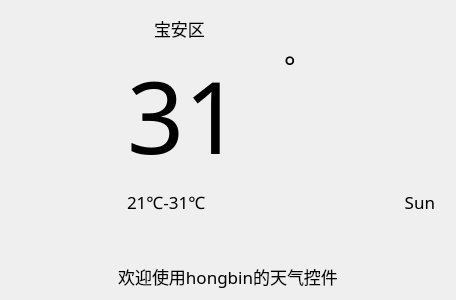
<?xml version="1.0" encoding="UTF-8"?>
<ui version="4.0">
 <class>Widget</class>
 <widget class="QWidget" name="Widget">
  <property name="geometry">
   <rect>
    <x>0</x>
    <y>0</y>
    <width>456</width>
    <height>300</height>
   </rect>
  </property>
  <property name="maximumSize">
   <size>
    <width>456</width>
    <height>300</height>
   </size>
  </property>
  <property name="windowTitle">
   <string>Widget</string>
  </property>
  <layout class="QVBoxLayout" name="verticalLayout_4">
   <item>
    <spacer name="verticalSpacer_5">
     <property name="orientation">
      <enum>Qt::Vertical</enum>
     </property>
     <property name="sizeHint" stdset="0">
      <size>
       <width>20</width>
       <height>7</height>
      </size>
     </property>
    </spacer>
   </item>
   <item>
    <layout class="QHBoxLayout" name="horizontalLayout_5" stretch="0,1,3">
     <property name="rightMargin">
      <number>10</number>
     </property>
     <item>
      <widget class="QLabel" name="label_weather_icon">
       <property name="maximumSize">
        <size>
         <width>260</width>
         <height>240</height>
        </size>
       </property>
       <property name="text">
        <string/>
       </property>
       <property name="pixmap">
        <pixmap resource="icon.qrc">:/icons/weather_icons/duoyun.png</pixmap>
       </property>
       <property name="scaledContents">
        <bool>true</bool>
       </property>
      </widget>
     </item>
     <item>
      <spacer name="horizontalSpacer_2">
       <property name="orientation">
        <enum>Qt::Horizontal</enum>
       </property>
       <property name="sizeHint" stdset="0">
        <size>
         <width>40</width>
         <height>20</height>
        </size>
       </property>
      </spacer>
     </item>
     <item>
      <layout class="QVBoxLayout" name="verticalLayout_3">
       <item>
        <layout class="QVBoxLayout" name="verticalLayout_2">
         <item>
          <layout class="QHBoxLayout" name="horizontalLayout_2">
           <item>
            <widget class="DEFINE_QLABEL" name="label_local_city">
             <property name="maximumSize">
              <size>
               <width>21</width>
               <height>21</height>
              </size>
             </property>
             <property name="text">
              <string/>
             </property>
             <property name="pixmap">
              <pixmap resource="icon.qrc">:/icons/local.png</pixmap>
             </property>
             <property name="scaledContents">
              <bool>true</bool>
             </property>
            </widget>
           </item>
           <item>
            <widget class="QLabel" name="label_city_name">
             <property name="font">
              <font>
               <family>等线 Light</family>
               <pointsize>13</pointsize>
              </font>
             </property>
             <property name="text">
              <string>宝安区</string>
             </property>
             <property name="openExternalLinks">
              <bool>false</bool>
             </property>
            </widget>
           </item>
          </layout>
         </item>
         <item>
          <layout class="QHBoxLayout" name="horizontalLayout_4">
           <item>
            <widget class="QLabel" name="label_real_time_temp">
             <property name="font">
              <font>
               <family>等线</family>
               <pointsize>75</pointsize>
              </font>
             </property>
             <property name="text">
              <string>31</string>
             </property>
            </widget>
           </item>
           <item>
            <layout class="QVBoxLayout" name="verticalLayout">
             <item>
              <layout class="QHBoxLayout" name="horizontalLayout_3">
               <item>
                <widget class="QLabel" name="label_4">
                 <property name="font">
                  <font>
                   <family>等线 Light</family>
                   <pointsize>20</pointsize>
                  </font>
                 </property>
                 <property name="text">
                  <string>°</string>
                 </property>
                </widget>
               </item>
               <item>
                <widget class="DEFINE_QLABEL" name="label_refresh">
                 <property name="maximumSize">
                  <size>
                   <width>16</width>
                   <height>16</height>
                  </size>
                 </property>
                 <property name="text">
                  <string/>
                 </property>
                 <property name="pixmap">
                  <pixmap resource="icon.qrc">:/icons/refresh.png</pixmap>
                 </property>
                 <property name="scaledContents">
                  <bool>true</bool>
                 </property>
                </widget>
               </item>
              </layout>
             </item>
             <item>
              <spacer name="verticalSpacer">
               <property name="orientation">
                <enum>Qt::Vertical</enum>
               </property>
               <property name="sizeHint" stdset="0">
                <size>
                 <width>20</width>
                 <height>40</height>
                </size>
               </property>
              </spacer>
             </item>
            </layout>
           </item>
          </layout>
         </item>
         <item>
          <layout class="QHBoxLayout" name="horizontalLayout">
           <item>
            <widget class="QLabel" name="label_temp_1">
             <property name="font">
              <font>
               <family>等线 Light</family>
               <pointsize>13</pointsize>
              </font>
             </property>
             <property name="text">
              <string>21℃-31℃</string>
             </property>
            </widget>
           </item>
           <item>
            <widget class="QLabel" name="label_weather_type_1">
             <property name="font">
              <font>
               <family>等线 Light</family>
               <pointsize>13</pointsize>
              </font>
             </property>
             <property name="text">
              <string>Sun</string>
             </property>
             <property name="alignment">
              <set>Qt::AlignRight|Qt::AlignTrailing|Qt::AlignVCenter</set>
             </property>
            </widget>
           </item>
          </layout>
         </item>
        </layout>
       </item>
      </layout>
     </item>
    </layout>
   </item>
   <item>
    <spacer name="verticalSpacer_4">
     <property name="orientation">
      <enum>Qt::Vertical</enum>
     </property>
     <property name="sizeHint" stdset="0">
      <size>
       <width>20</width>
       <height>7</height>
      </size>
     </property>
    </spacer>
   </item>
   <item>
    <spacer name="verticalSpacer_3">
     <property name="orientation">
      <enum>Qt::Vertical</enum>
     </property>
     <property name="sizeHint" stdset="0">
      <size>
       <width>20</width>
       <height>40</height>
      </size>
     </property>
    </spacer>
   </item>
   <item>
    <widget class="QLabel" name="label_show_message">
     <property name="font">
      <font>
       <family>等线 Light</family>
       <pointsize>13</pointsize>
      </font>
     </property>
     <property name="text">
      <string>欢迎使用hongbin的天气控件</string>
     </property>
     <property name="alignment">
      <set>Qt::AlignCenter</set>
     </property>
    </widget>
   </item>
  </layout>
 </widget>
 <customwidgets>
  <customwidget>
   <class>DEFINE_QLABEL</class>
   <extends>QLabel</extends>
   <header location="global">define_qlabel/define_qlabel.h</header>
  </customwidget>
 </customwidgets>
 <resources>
  <include location="icon.qrc"/>
 </resources>
 <connections/>
</ui>
